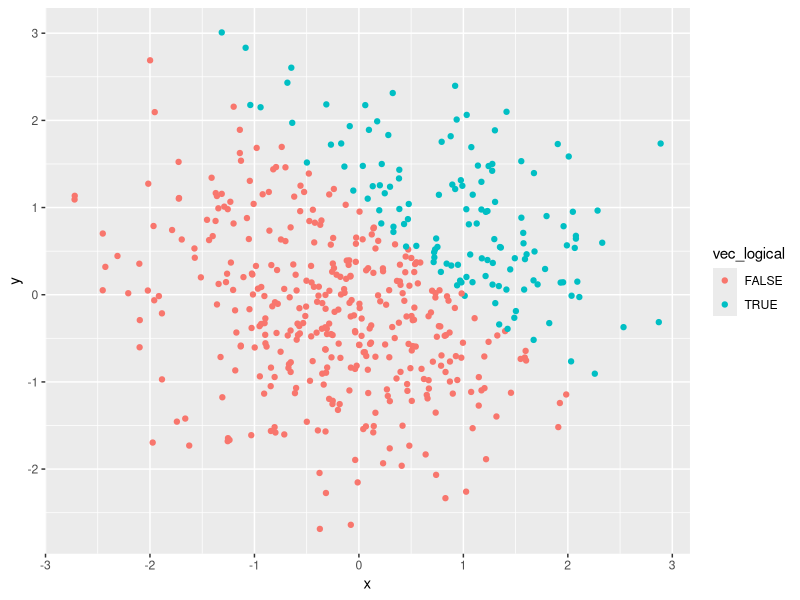
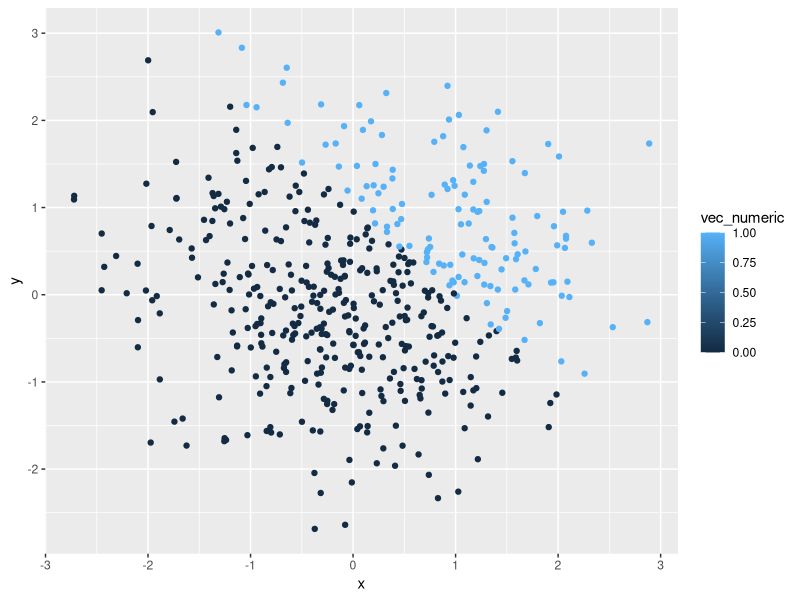
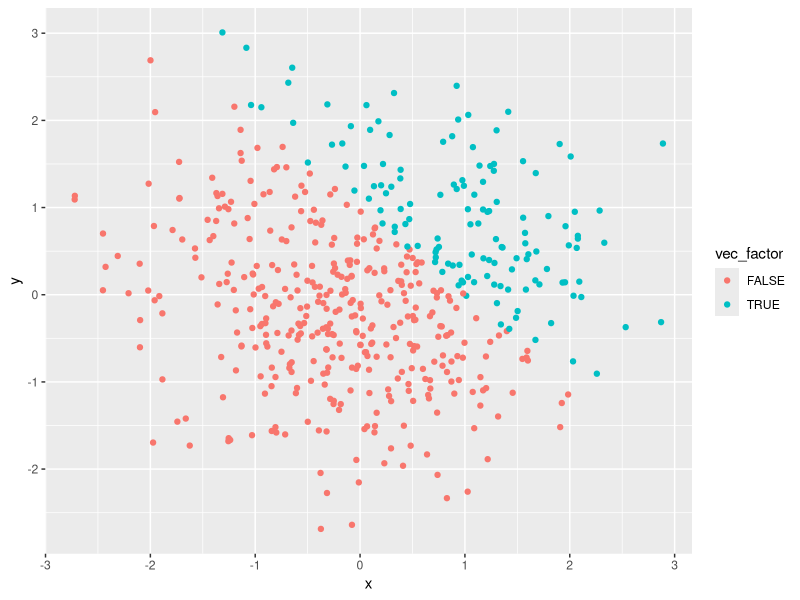
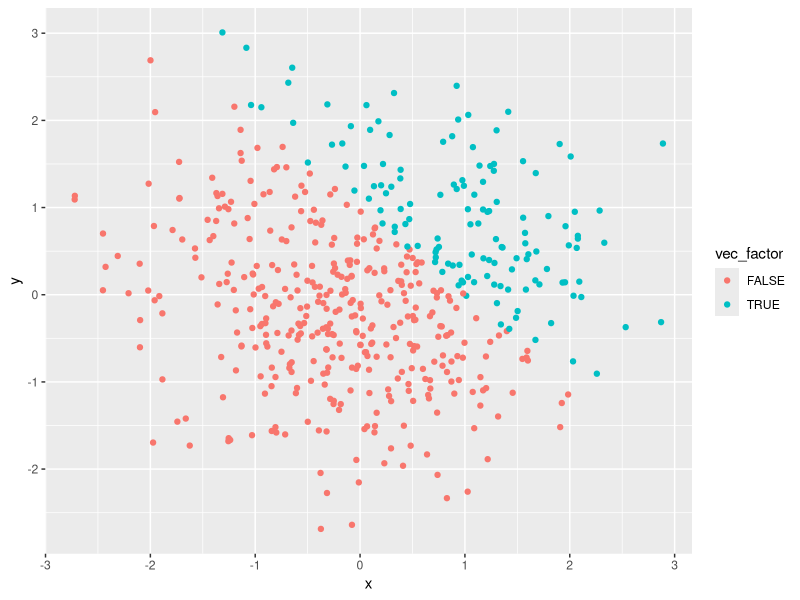

Here is the R script that generated these plots, in order:
## ---- chunk 1
library(tidyverse)
set.seed(1)
hw1_df = tibble(
sample = rnorm(8),
vec_logical = c(sample > 0),
vec_char = c(length = 8),
vec_factor = factor(c(length = 8)), levels = c(3),

mean(sample),
mean(vec_logical),
mean(vec_char),
mean(vec_factor),
)
## ---- chunk 2
set.seed(2)
plot_df = tibble(
  x = rnorm(500),
  y = rnorm(500),
  vec_logical = c(x + y > 1),
  vec_numeric = as.numeric(vec_logical), 
  vec_factor = as.factor(vec_logical)
)
## ---- chunk 3
ggplot(plot_df, aes(x = x, y = y, color = vec_logical)) + geom_point()

ggplot(plot_df, aes(x = x, y = y, color = vec_numeric)) + geom_point()

ggplot(plot_df, aes(x = x, y = y, color = vec_factor)) + geom_point()

ggsave("scatter_plot.pdf")
